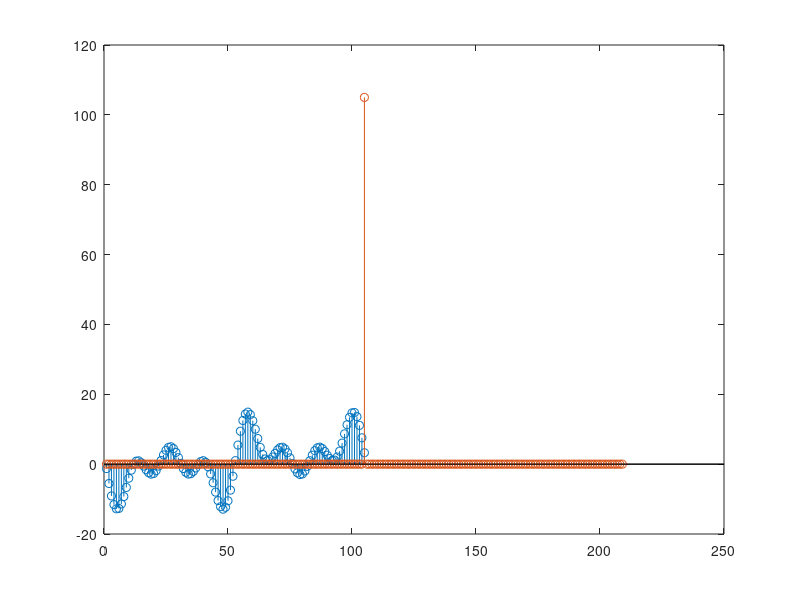

The MATLAB script that drew this image:
clear all;

load sinal_periodo_105;

%Intervalo de Repeticao
n = [-52:52];

% Periodo da Funcao Ys
N = 105;

ind = 1;
w0 = 2*pi / N;

for k = -104:104
    ak(ind) = (1 / N)*sum(ys(n + 211).*exp(-j*k*w0*n));
    ind = ind + 1;
end;

ind = 1;

for k = -104:104
    fourieSeries(ind) = sum(ak(ind)*exp(j*k*w0*n));
    ind = ind + 1;
end;


figure (1)
    %Plot discrete Signal
    stem(ys(159:263))
    hold on
    %Plot Fourier Series
    stem(fourieSeries)


